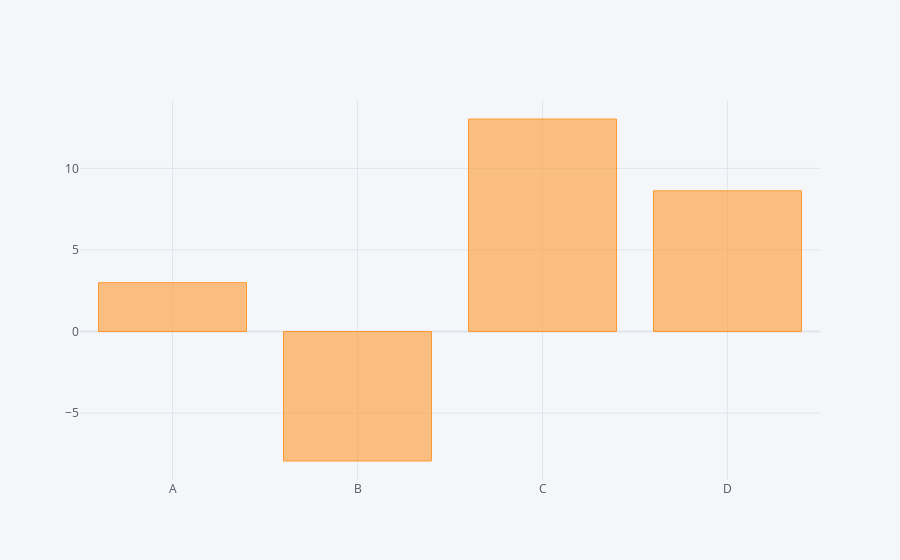

Notebook code cell kept with this figure:
### Code cell
df.sum().iplot(kind='bar')

### Figure 1 — Plotly figure (JSON) as saved in the notebook; plotly's stock layout.template omitted (floating-point values rounded to 4 significant figures)
{"data": [{"marker": {"color": "rgba(255, 153, 51, 0.6)", "line": {"color": "rgba(255, 153, 51, 1.0)", "width": 1}}, "name": "None", "orientation": "v", "text": "", "type": "bar", "x": ["A", "B", "C", "D"], "y": [2.995, -7.939, 13.03, 8.628]}], "layout": {"legend": {"bgcolor": "#F5F6F9", "font": {"color": "#4D5663"}}, "paper_bgcolor": "#F5F6F9", "plot_bgcolor": "#F5F6F9", "title": {"font": {"color": "#4D5663"}}, "xaxis": {"gridcolor": "#E1E5ED", "showgrid": true, "tickfont": {"color": "#4D5663"}, "title": {"font": {"color": "#4D5663"}, "text": ""}, "zerolinecolor": "#E1E5ED"}, "yaxis": {"gridcolor": "#E1E5ED", "showgrid": true, "tickfont": {"color": "#4D5663"}, "title": {"font": {"color": "#4D5663"}, "text": ""}, "zerolinecolor": "#E1E5ED"}}}
